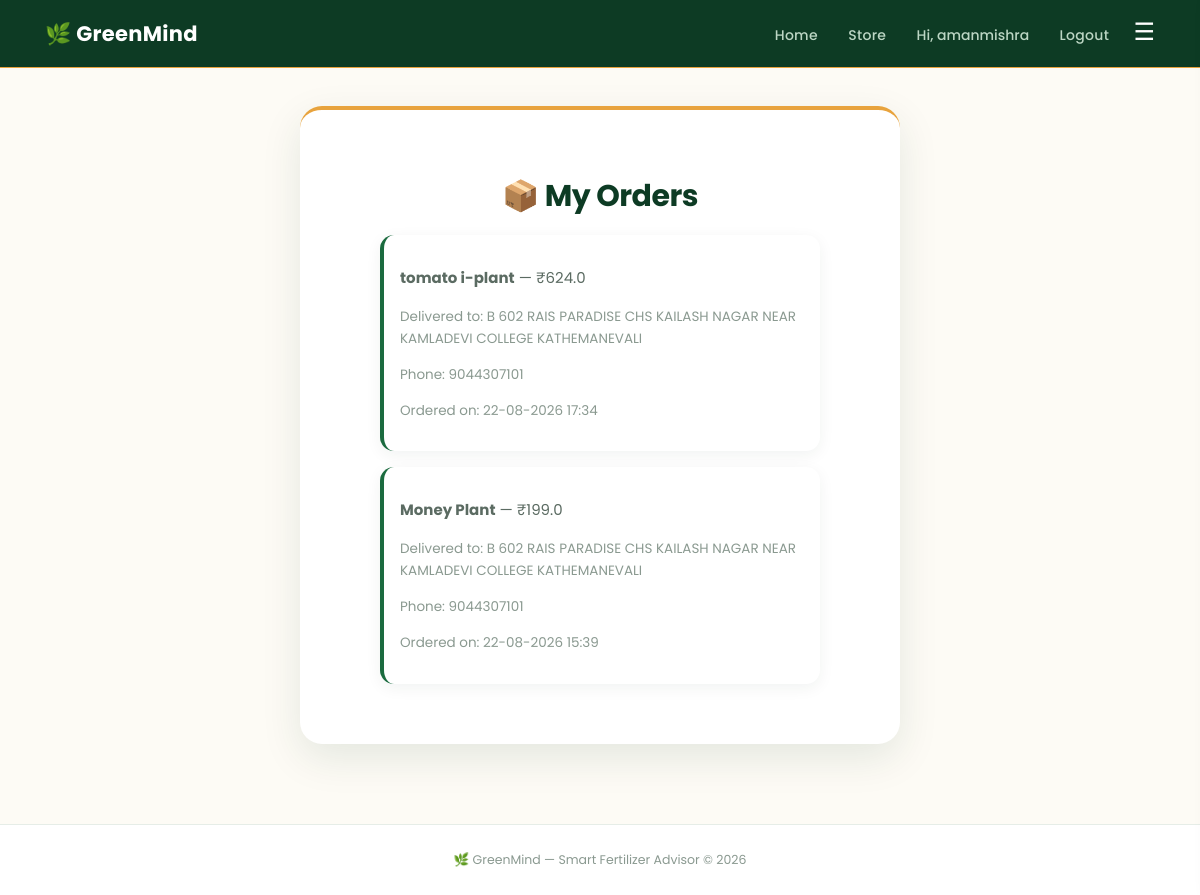
Before: /my-orders (signed in) with the older database file.
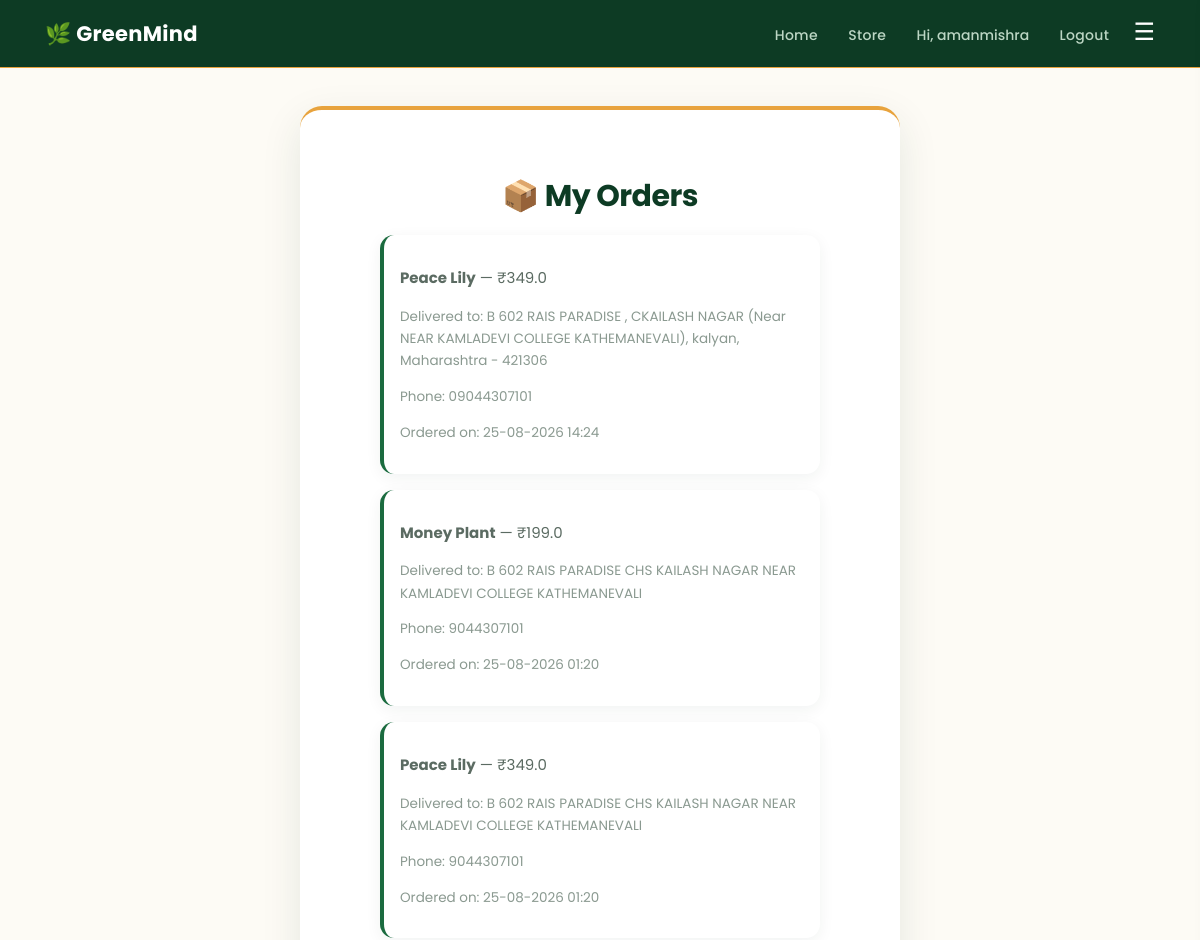
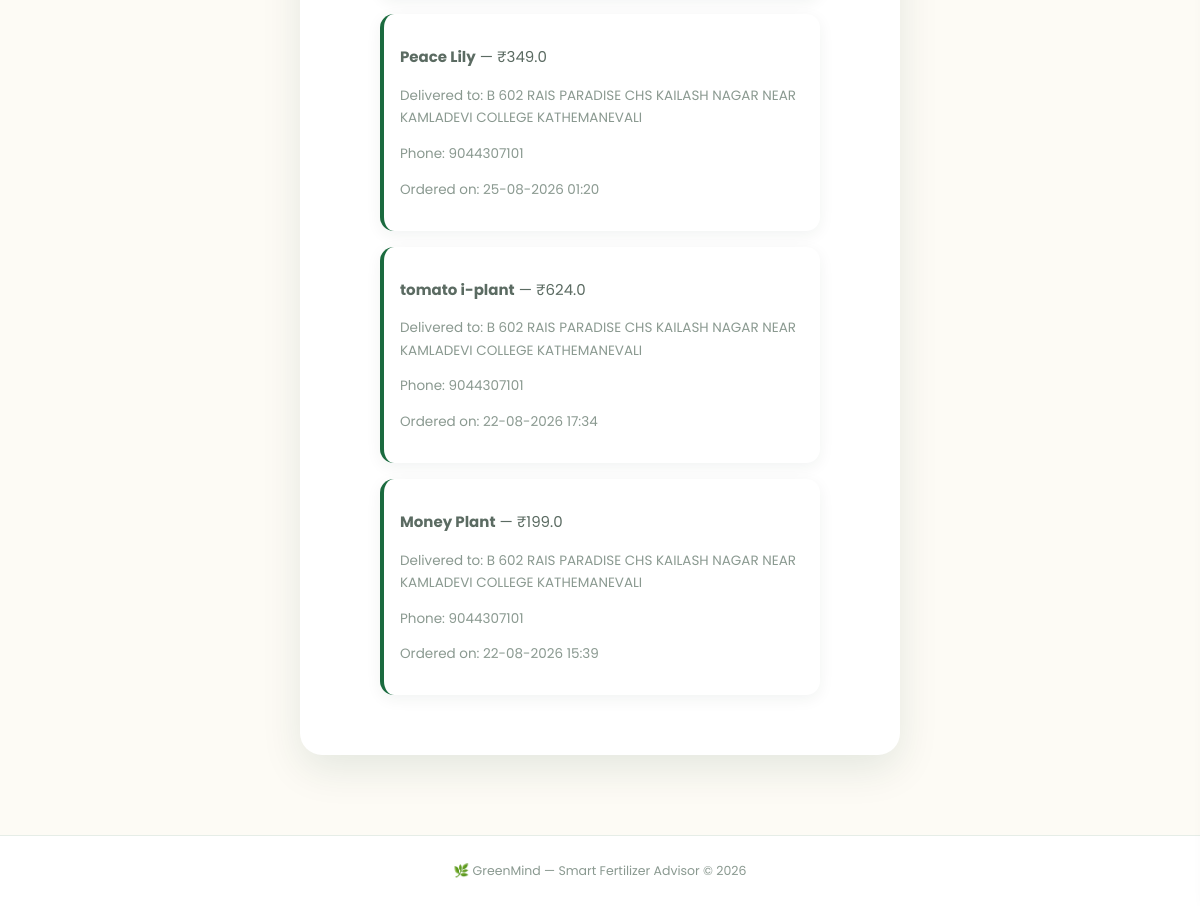
After: the same page with the newer database file (2 pictures, top to bottom).
### tables this page shows
CREATE TABLE orders (
    id INTEGER PRIMARY KEY AUTOINCREMENT,
    username TEXT NOT NULL,
    plant_name TEXT NOT NULL,
    price REAL NOT NULL,
    buyer_name TEXT NOT NULL,
    phone TEXT NOT NULL,
    address TEXT NOT NULL,
    order_date TEXT NOT NULL
);

### app.py (the view)
@app.route("/my-orders")
def my_orders():
    if "username" not in session:
        return redirect("/login")
    conn = sqlite3.connect("database.db")
    cursor = conn.cursor()
    cursor.execute(
        "SELECT plant_name, price, buyer_name, phone, address, order_date FROM orders WHERE username = ? ORDER BY id DESC",
        (session["username"],)
    )
    orders = cursor.fetchall()
    conn.close()
    return render_template("my_orders.html", orders=orders)

### templates/my_orders.html
{% extends "base.html" %}
{% block content %}
<div class="container" style="max-width:600px;">
    <h1>📦 My Orders</h1>
    {% if orders %}
        {% for order in orders %}
        <div class="history-item">
            <div>
                <p><strong>{{ order[0] }}</strong> — ₹{{ order[1] }}</p>
                <p class="small-text">Delivered to: {{ order[4] }}</p>
                <p class="small-text">Phone: {{ order[3] }}</p>
                <p class="small-text">Ordered on: {{ order[5] }}</p>
            </div>
        </div>
        {% endfor %}
    {% else %}
        <p>You haven't placed any orders yet.</p>
        <a href="/store" class="btn">Browse Plants</a>
    {% endif %}
</div>
{% endblock %}

### templates/base.html (shortened to what this page needs)
<!DOCTYPE html>
<html>
<head>
    <link rel="stylesheet" href="{{ url_for('static', filename='style.css') }}">
</head>
<body>
    <nav class="navbar">
        <a href="/">🌿 GreenMind</a>
        <div class="nav-links">
            <a href="/">Home</a>
            {% if session.username %}
                <a href="/store">Store</a>
                <span class="nav-user">Hi, {{ session.username }}</span>
                <a href="/logout">Logout</a>
            {% else %}
                <a href="/login">Login</a>
                <a href="/register">Register</a>
            {% endif %}
            <button class="hamburger-btn" onclick="toggleMenu()">☰</button>
        </div>
    </nav>
    <div class="page-content">
        {% block content %}{% endblock %}
    </div>
    <div class="site-footer">
        🌿 GreenMind — Smart Fertilizer Advisor &copy; 2026
    </div>
</body>
</html>

### static/style.css (style rules this page uses)
* { box-sizing: border-box; }
:root { --forest: #0d3b24; --forest-light: #1b6b3f; --accent: #e8a33d; --cream: #fdfbf5; --sage: #eef5ee; }
body { font-family: 'Poppins', 'Segoe UI', Arial, sans-serif; background: var(--cream); margin: 0; min-height: 100vh; color: #22302a; }
.navbar { display: flex; justify-content: space-between; align-items: center; background: var(--forest); padding: 18px 45px; position: sticky; top: 0; z-index: 100; border-bottom: 1px solid var(--accent); }
.navbar a { color: white; text-decoration: none; font-weight: 700; font-size: 21px; letter-spacing: 0.3px; }
.nav-links a, .nav-user { margin-left: 26px; color: #bcd6c4; font-size: 14px; font-weight: 500; transition: color 0.2s ease; position: relative; }
.page-content { padding-top: 8px; padding-bottom: 20px; min-height: calc(100vh - 200px); }
.hamburger-btn { background: none; border: none; color: white; font-size: 24px; cursor: pointer; margin-left: 20px; padding: 0; line-height: 1; }
.container { background: white; max-width: 460px; margin: 30px auto; padding: 44px 40px; border-radius: 22px; box-shadow: 0 14px 40px rgba(13, 59, 36, 0.1); text-align: center; border-top: 4px solid var(--accent); animation: fadeUp 0.5s ease; }
h1 { color: var(--forest); margin-bottom: 4px; font-weight: 700; letter-spacing: -0.5px; font-size: 30px; }
p { color: #5b6b62; line-height: 1.65; font-size: 15px; }
.history-item { text-align: left; max-width: 440px; margin: 16px auto; background: white; padding: 16px; border-radius: 14px; display: flex; gap: 15px; align-items: center; box-shadow: 0 4px 16px rgba(13,59,36,0.06); border-left: 4px solid var(--forest-light); transition: transform 0.15s ease; }
a { color: var(--forest-light); }
.small-text { font-size: 13.5px; color: #8a9990; }
.site-footer { text-align: center; padding: 26px; color: #8a9990; font-size: 12.5px; border-top: 1px solid #e6ede7; margin-top: 30px; background: white; }

Changed rows visible on the page:
added orders: plant_name "Peace Lily", price "349.0", address "B 602 RAIS PARADISE , CKAILASH NAGAR (Near NEAR KAMLADEVI COLLEGE KATHEMANEVALI), kalyan, Maharashtra - 421306", phone "09044307101", order_date "25-08-2026 14:24"
added orders: plant_name "Money Plant", price "199.0", address "B 602 RAIS PARADISE CHS KAILASH NAGAR NEAR KAMLADEVI COLLEGE KATHEMANEVALI", phone "9044307101", order_date "25-08-2026 01:20"
added orders: plant_name "Peace Lily", price "349.0", address "B 602 RAIS PARADISE CHS KAILASH NAGAR NEAR KAMLADEVI COLLEGE KATHEMANEVALI", phone "9044307101", order_date "25-08-2026 01:20"
added orders: plant_name "Peace Lily", price "349.0", address "B 602 RAIS PARADISE CHS KAILASH NAGAR NEAR KAMLADEVI COLLEGE KATHEMANEVALI", phone "9044307101", order_date "25-08-2026 01:20"
